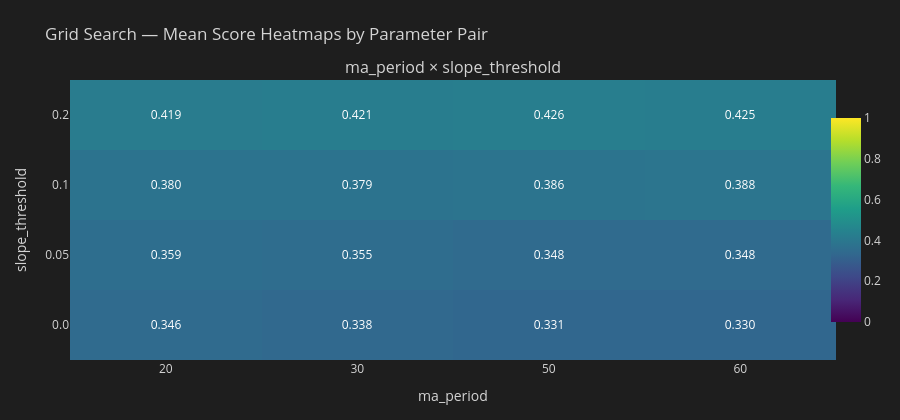

Notebook code for this chart:
### Code cell
# ── Results Table ────────────────────────────────────────────────────────────────
grid_df = (
    pd.DataFrame(_grid_results)
    .sort_values('score', ascending=False)
    .reset_index(drop=True)
)
grid_df.index += 1   # 1-based rank

_display_cols = [
    'score', 'win_rate', 'ev', 'density', 'n_signals',
    'lp_tp_mult', 'lp_sl_mult', 'lp_z_thresh', 'lp_trend_pullback_thresh', 'lp_max_horizon',
    'rp_ma_period', 'rp_slope_threshold', 'slope_smoothness'
]
_display_cols = [c for c in _display_cols if c in grid_df.columns]

print(f"Top 20 configurations (ranked by composite score):\n")
print(grid_df.head(20).to_string())

# ── 2D Heatmap slices ────────────────────────────────────────────────────────────
_hmap_pairs = [
    ('slope_smoothness',  'ma_period'),
    ('lp_z_thresh', 'lp_trend_pullback_thresh'),
    ('rp_ma_period', 'rp_slope_threshold'),
]
_hmap_pairs = [(x, y) for x, y in _hmap_pairs if x in grid_df.columns and y in grid_df.columns]

if _hmap_pairs:
    fig = make_subplots(
        rows=1, cols=len(_hmap_pairs),
        subplot_titles=[
            f"{x.replace('lp_','').replace('rp_','')} × {y.replace('lp_','').replace('rp_','')}"
            for x, y in _hmap_pairs
        ],
        horizontal_spacing=0.12,
    )
    for _hi, (_xc, _yc) in enumerate(_hmap_pairs, 1):
        _piv = grid_df.groupby([_yc, _xc])['score'].mean().unstack()
        _z   = _piv.values
        _xv  = [str(v) for v in _piv.columns.tolist()]
        _yv  = [str(v) for v in _piv.index.tolist()]
        fig.add_trace(go.Heatmap(
            z=_z, x=_xv, y=_yv,
            colorscale='Viridis', zmin=0, zmax=1,
            text=[[f'{v:.3f}' if not np.isnan(v) else '' for v in row] for row in _z],
            texttemplate='%{text}',
            colorbar=dict(x=_hi / len(_hmap_pairs) - 0.02, len=0.8),
            showscale=(_hi == len(_hmap_pairs)),
        ), row=1, col=_hi)
        fig.update_xaxes(title_text=_xc.replace('lp_','').replace('rp_',''), row=1, col=_hi)
        fig.update_yaxes(title_text=_yc.replace('lp_','').replace('rp_',''), row=1, col=_hi)

    fig.update_layout(
        title='Grid Search — Mean Score Heatmaps by Parameter Pair',
        height=420,
        paper_bgcolor='#1e1e1e', plot_bgcolor='#1e1e1e', font=dict(color='#d4d4d4'),
        margin=dict(l=70, r=20, t=80, b=60),
    )
    fig.show()

### Figure 1 — Plotly figure (JSON) as saved in the notebook; plotly's stock layout.template omitted (floating-point values rounded to 4 significant figures)
{"data": [{"colorbar": {"len": 0.8, "x": 0.98}, "colorscale": [[0, "#440154"], [0.1111, "#482878"], [0.2222, "#3e4989"], [0.3333, "#31688e"], [0.4444, "#26828e"], [0.5556, "#1f9e89"], [0.6667, "#35b779"], [0.7778, "#6ece58"], [0.8889, "#b5de2b"], [1, "#fde725"]], "showscale": true, "text": [["0.346", "0.338", "0.331", "0.330"], ["0.359", "0.355", "0.348", "0.348"], ["0.380", "0.379", "0.386", "0.388"], ["0.419", "0.421", "0.426", "0.425"]], "texttemplate": "%{text}", "type": "heatmap", "x": ["20", "30", "50", "60"], "xaxis": "x", "y": ["0.0", "0.05", "0.1", "0.2"], "yaxis": "y", "z": [[0.3463, 0.3383, 0.3307, 0.33], [0.3592, 0.3546, 0.348, 0.3477], [0.3805, 0.3791, 0.3857, 0.3882], [0.4187, 0.421, 0.4258, 0.4246]], "zmax": 1, "zmin": 0}], "layout": {"annotations": [{"font": {"size": 16}, "showarrow": false, "text": "ma_period × slope_threshold", "x": 0.5, "xanchor": "center", "xref": "paper", "y": 1, "yanchor": "bottom", "yref": "paper"}], "font": {"color": "#d4d4d4"}, "height": 420, "margin": {"b": 60, "l": 70, "r": 20, "t": 80}, "paper_bgcolor": "#1e1e1e", "plot_bgcolor": "#1e1e1e", "title": {"text": "Grid Search — Mean Score Heatmaps by Parameter Pair"}, "xaxis": {"anchor": "y", "domain": [0, 1], "title": {"text": "ma_period"}}, "yaxis": {"anchor": "x", "domain": [0, 1], "title": {"text": "slope_threshold"}}}}
